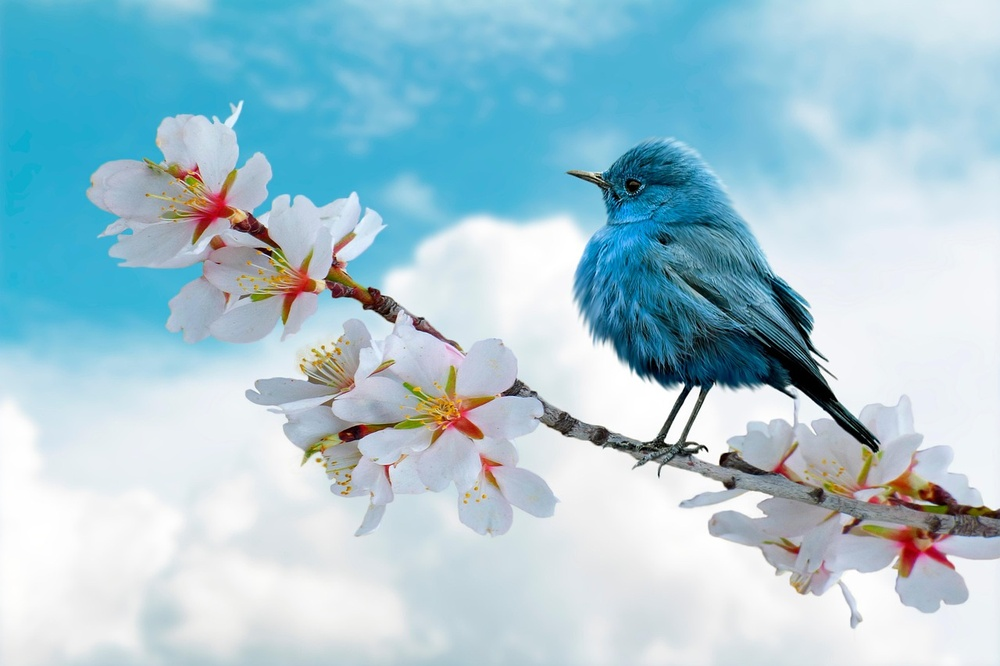
#> input picture alwan.jpg, 1000 x 666 px, shrunk from 1280 x 853 before the run
$ jupyter execute Untitled.ipynb
#> lines starting #> are read from the running program, lines starting #| are printed output that depends on the picture
[cell 1]
import cv2
from PIL import Image
import numpy as np

image = cv2.imread('alwan.jpg')
#> image is the input picture: shape (666, 1000, 3); mean B, G, R 211.7, 199.2, 165.5

[cell 2]
gray = (0.2989 * image[:, :, 2] + 0.5870 * image[:, :, 1] + 0.1140 * image[:, :, 0]).astype(np.uint8)
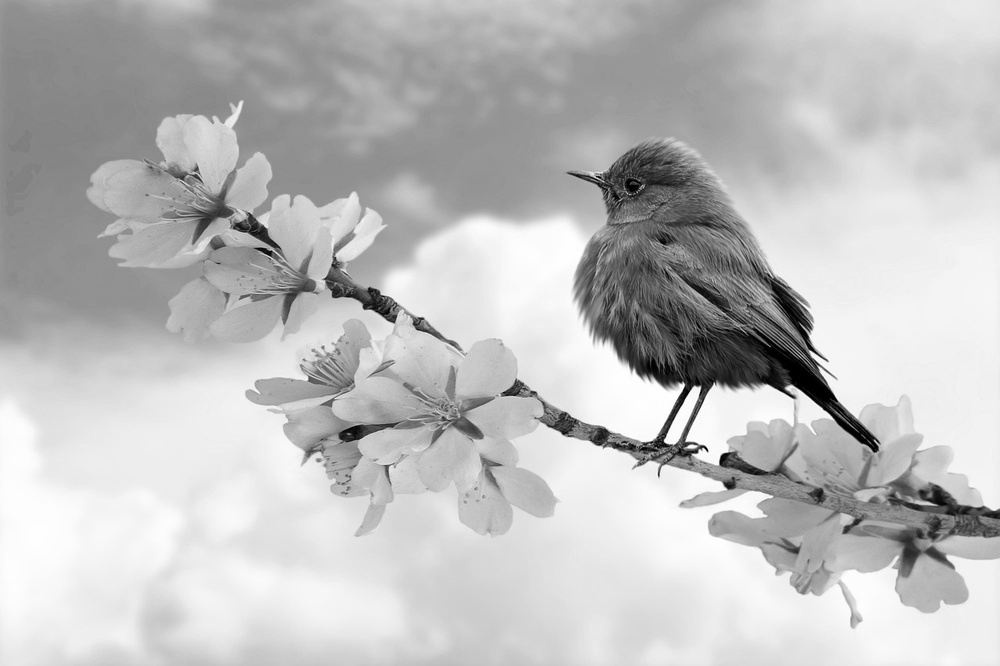
#> gray: shape (666, 1000); min 0, max 254, mean 190

[cell 3]
compressed_np = gray[::2, ::2]

compressed_image = Image.fromarray(compressed_np.astype(np.uint8))
compressed_image.save("img_compres.png")

[cell 4]
import numpy as np
import cv2

def zoom_image(image):
    height, width = image.shape
    zoomed_image = np.zeros((height * 2, width * 2), dtype=np.uint8)

    for i in range(height):
        for j in range(width):
            pixel = image[i, j]
            zoomed_image[2*i, 2*j] = pixel
            zoomed_image[2*i+1, 2*j] = pixel
            zoomed_image[2*i, 2*j+1] = pixel
            zoomed_image[2*i+1, 2*j+1] = pixel

    return zoomed_image

image = cv2.imread('alwan.jpg')
gray = (0.2989 * image[:, :, 2] + 0.5870 * image[:, :, 1] + 0.1140 * image[:, :, 0]).astype(np.uint8)

h, w = gray.shape
#> h = 666; w = 1000
zone_h, zone_w = h // 2, w // 2
#> zone_h = 333; zone_w = 500

x_start = (w - zone_w) // 2
#> x_start = 250
y_start = (h - zone_h) // 2
#> y_start = 166
x_end = x_start + zone_w
#> x_end = 750
y_end = y_start + zone_h
#> y_end = 499

center_crop = gray[y_start:y_end, x_start:x_end]
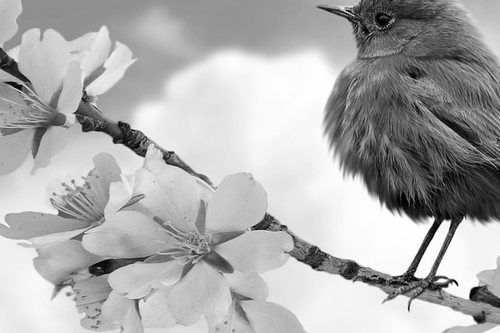
#> center_crop: shape (333, 500); min 0, max 254, mean 174

zoomed = zoom_image(center_crop)

cv2.imwrite('zoom_centered.png', zoomed)
#> Out = True
